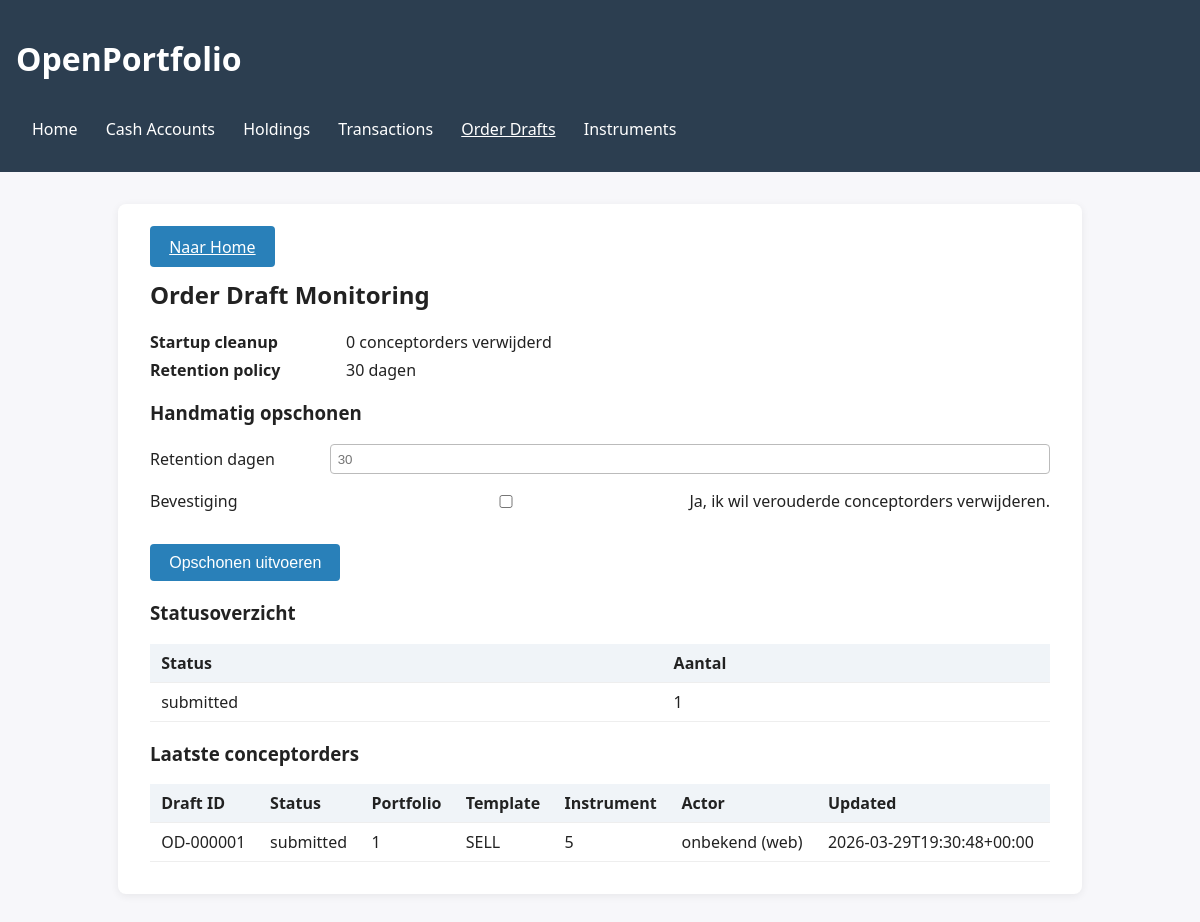
The page /order-drafts on the database its author committed.
### tables this page shows
CREATE TABLE order_draft (
                draft_id TEXT PRIMARY KEY,
                portfolio_id INTEGER NOT NULL,
                status TEXT NOT NULL,
                payload_json TEXT NOT NULL,
                errors_json TEXT,
                warnings_json TEXT,
                created_at TEXT NOT NULL,
                updated_at TEXT NOT NULL
            );

### src/open_portfolio/web_app.py (the view, shortened to what this page needs)
    @app.route("/order-drafts", methods=["GET", "POST"])
    def order_drafts_page():
        if request.method == "POST":
            selected_client_id = request.form.get("client_id", type=int)
            selected_portfolio_id = request.form.get("portfolio_id", type=int)
        else:
            selected_client_id = request.args.get("client_id", type=int)
            selected_portfolio_id = request.args.get("portfolio_id", type=int)
        selected_client, selected_portfolio = resolve_context(selected_client_id, selected_portfolio_id)
        cleanup_message = None
        cleanup_error = None
        drafts = order_database.list_order_drafts(limit=200)
        status_counts = order_database.get_order_draft_status_counts()
        return render_template(
            "order_drafts.html",
            drafts=drafts,
            status_counts=status_counts,
            startup_purged_drafts=startup_purged_drafts,
            retention_days=retention_days,
            cleanup_message=cleanup_message,
            cleanup_error=cleanup_error,
            selected_client=selected_client,
            selected_portfolio=selected_portfolio,
            selected_client_id=selected_client.client_id if selected_client else None,
            selected_portfolio_id=selected_portfolio.portfolio_id if selected_portfolio else None,
            nav_query=nav_query(selected_client, selected_portfolio),
            active_page="order-drafts",
        )

### src/open_portfolio/database.py (called while the page is built)
    def get_order_draft_status_counts(self) -> Dict[str, int]:
        with self._lock:
            c = self.conn.cursor()
            c.execute(
            """
            SELECT status, COUNT(*)
            FROM order_draft
            GROUP BY status
            """
            )
            rows = c.fetchall()
            return {str(r[0]): int(r[1]) for r in rows}

### src/open_portfolio/templates/order_drafts.html (shortened to what this page needs)
{% extends "base.html" %}
{% block content %}
<h2>Order Draft Monitoring</h2>
<div class="context-grid">
  <div class="label">Startup cleanup</div><div>{{ startup_purged_drafts }} conceptorders verwijderd</div>
  <div class="label">Retention policy</div><div>{{ retention_days }} dagen</div>
</div>
<h3>Handmatig opschonen</h3>
<form method="post">
  <div class="form-row">
    <label for="retention_days">Retention dagen</label>
    <input type="number" name="retention_days" id="retention_days" min="1" step="1" placeholder="{{ retention_days }}" class="tx-short">
  </div>
  <div class="form-row">
    <label for="cleanup_confirm">Bevestiging</label>
    <input type="checkbox" name="cleanup_confirm" id="cleanup_confirm" value="1">
    <span style="margin-left: 0.5em;">Ja, ik wil verouderde conceptorders verwijderen.</span>
  </div>
  <div class="form-actions">
    <button class="button" type="submit">Opschonen uitvoeren</button>
  </div>
</form>
<h3>Statusoverzicht</h3>
<table>
  <thead>
    <tr><th>Status</th><th>Aantal</th></tr>
  </thead>
  <tbody>
    {% for status, count in status_counts.items() %}
      <tr><td>{{ status }}</td><td>{{ count }}</td></tr>
    {% else %}
      <tr><td colspan="2">Geen conceptorders beschikbaar.</td></tr>
    {% endfor %}
  </tbody>
</table>
<h3>Laatste conceptorders</h3>
<table>
  <thead>
    <tr>
      <th>Draft ID</th>
      <th>Status</th>
      <th>Portfolio</th>
      <th>Template</th>
      <th>Instrument</th>
      <th>Actor</th>
      <th>Updated</th>
    </tr>
  </thead>
  <tbody>
    {% for d in drafts %}
      <tr>
        <td>{{ d.draft_id }}</td>
        <td>{{ d.status }}</td>
        <td>{{ d.portfolio_id }}</td>
        <td>{{ d.payload.get('template', '-') }}</td>
        <td>{{ d.payload.get('product_id', '-') }}</td>
        <td>
          {% set actor_id = d.payload.get('actor_id', '') %}
          {% set actor_role = d.payload.get('actor_role', '') %}
          {% set actor_channel = d.payload.get('actor_channel', 'web') %}
          {% if actor_id %}{{ actor_id }}{% else %}onbekend{% endif %}
          ({{ actor_channel }})
        </td>
        <td>{{ d.updated_at }}</td>
      </tr>
    {% else %}
      <tr><td colspan="7">Geen conceptorders gevonden.</td></tr>
    {% endfor %}
  </tbody>
</table>
{% endblock %}

### src/open_portfolio/templates/base.html (shortened to what this page needs)
<!DOCTYPE html>
<html lang="nl">
<head>
</head>
<body>
    <header>
        <h1>OpenPortfolio</h1>
        <nav>
            <a href="/{{ nav_query or '' }}" class="{% if active_page == 'home' %}active{% endif %}">Home</a>
            <a href="/accounts{{ nav_query or '' }}" class="{% if active_page == 'accounts' %}active{% endif %}">Cash Accounts</a>
            <a href="/holdings{{ nav_query or '' }}" class="{% if active_page == 'holdings' %}active{% endif %}">Holdings</a>
            <a href="/transactions{{ nav_query or '' }}" class="{% if active_page == 'transactions' %}active{% endif %}">Transactions</a>
            <a href="/order-drafts{{ nav_query or '' }}" class="{% if active_page == 'order-drafts' %}active{% endif %}">Order Drafts</a>
            <a href="/instruments{{ nav_query or '' }}" class="{% if active_page == 'instruments' %}active{% endif %}">Instruments</a>
        </nav>
    </header>
    <main>
        {% if active_page != 'home' %}
        <div class="top-actions">
            <a class="button" href="/{{ nav_query or '' }}">Naar Home</a>
        </div>
        {% endif %}
        {% block content %}{% endblock %}
    </main>
</body>
</html>

### src/open_portfolio/templates/base.html (style rules this page uses)
body { font-family: system-ui, sans-serif; margin: 0; background: #f7f7fa; color: #222; }
header, nav { background: #2c3e50; color: #fff; padding: 1em; }
nav a { color: #fff; margin-right: 1.5em; text-decoration: none; font-weight: 500; }
nav a.active { text-decoration: underline; }
main { max-width: 900px; margin: 2em auto; background: #fff; border-radius: 8px; box-shadow: 0 2px 8px #0001; padding: 2em; }
.form-row { display: flex; align-items: center; margin-bottom: 1em; }
.form-row label { flex: 0 0 180px; font-weight: 500; }
.form-row input, .form-row select { flex: 1; padding: 0.5em; border: 1px solid #bbb; border-radius: 4px; }
.form-actions { display: flex; gap: 1em; margin-top: 2em; }
.button { background: #2980b9; color: #fff; border: none; border-radius: 4px; padding: 0.6em 1.2em; font-size: 1em; cursor: pointer; }
table { width: 100%; border-collapse: collapse; margin-top: 1em; }
th, td { padding: 0.5em 0.7em; border-bottom: 1px solid #eee; text-align: left; }
th { background: #f0f4f8; }
.context-grid { display: grid; grid-template-columns: 180px 1fr; gap: 0.4em 1em; margin: 0.8em 0 1.2em; }
.context-grid .label { font-weight: 600; }
.top-actions { margin-bottom: 1em; }

### rows shown on the page
order_draft: status "submitted", portfolio "1", draft_id "OD-000001", portfolio_id "1", payload.get "SELL", payload.get "5", actor_channel "web", updated_at "2026-03-29T19:30:48+00:00"

### other values the page prints
{{ startup_purged_drafts }} "0"
{{ retention_days }} "30"
